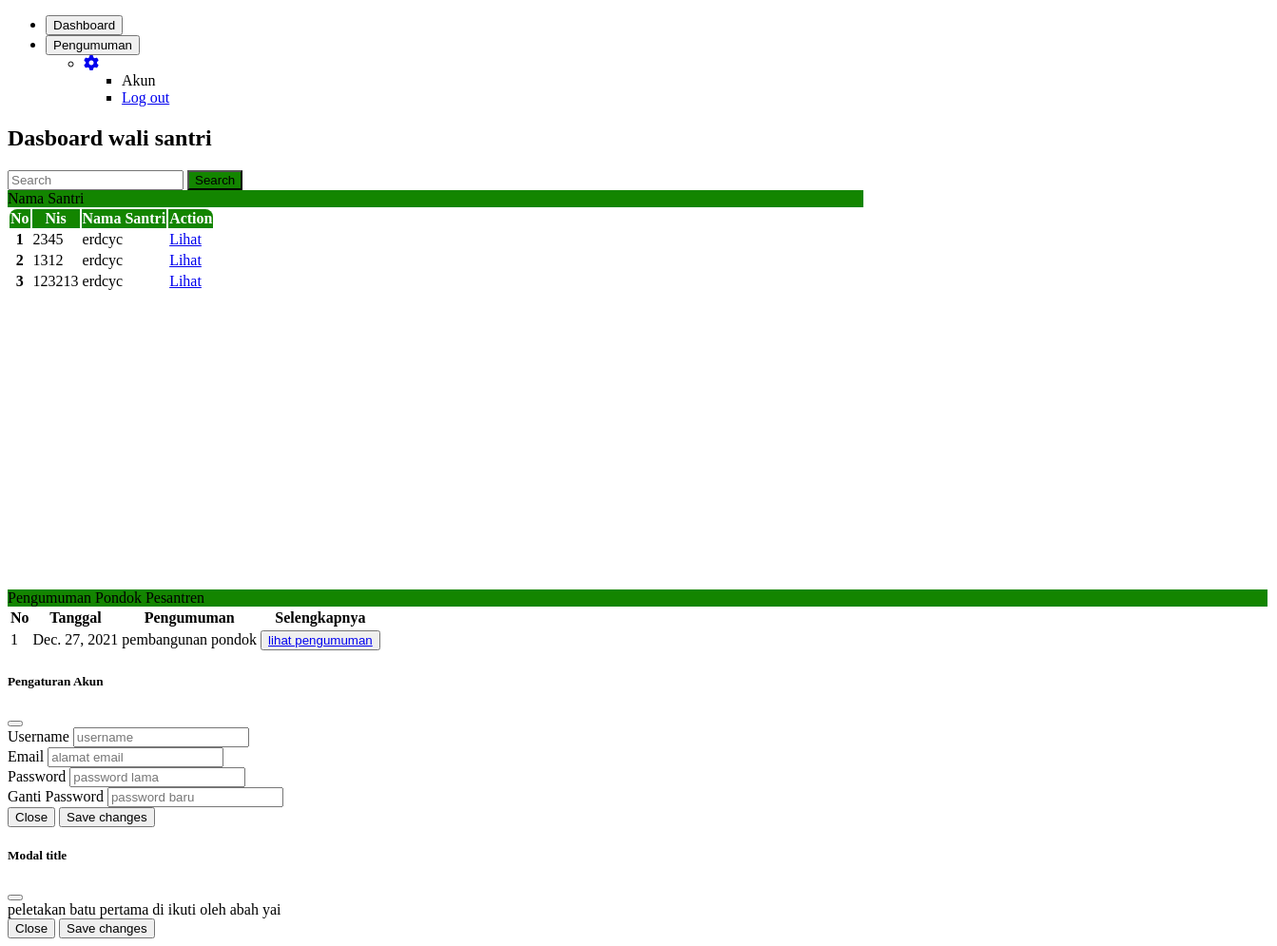
The page /ortu/ on the database as committed earlier.
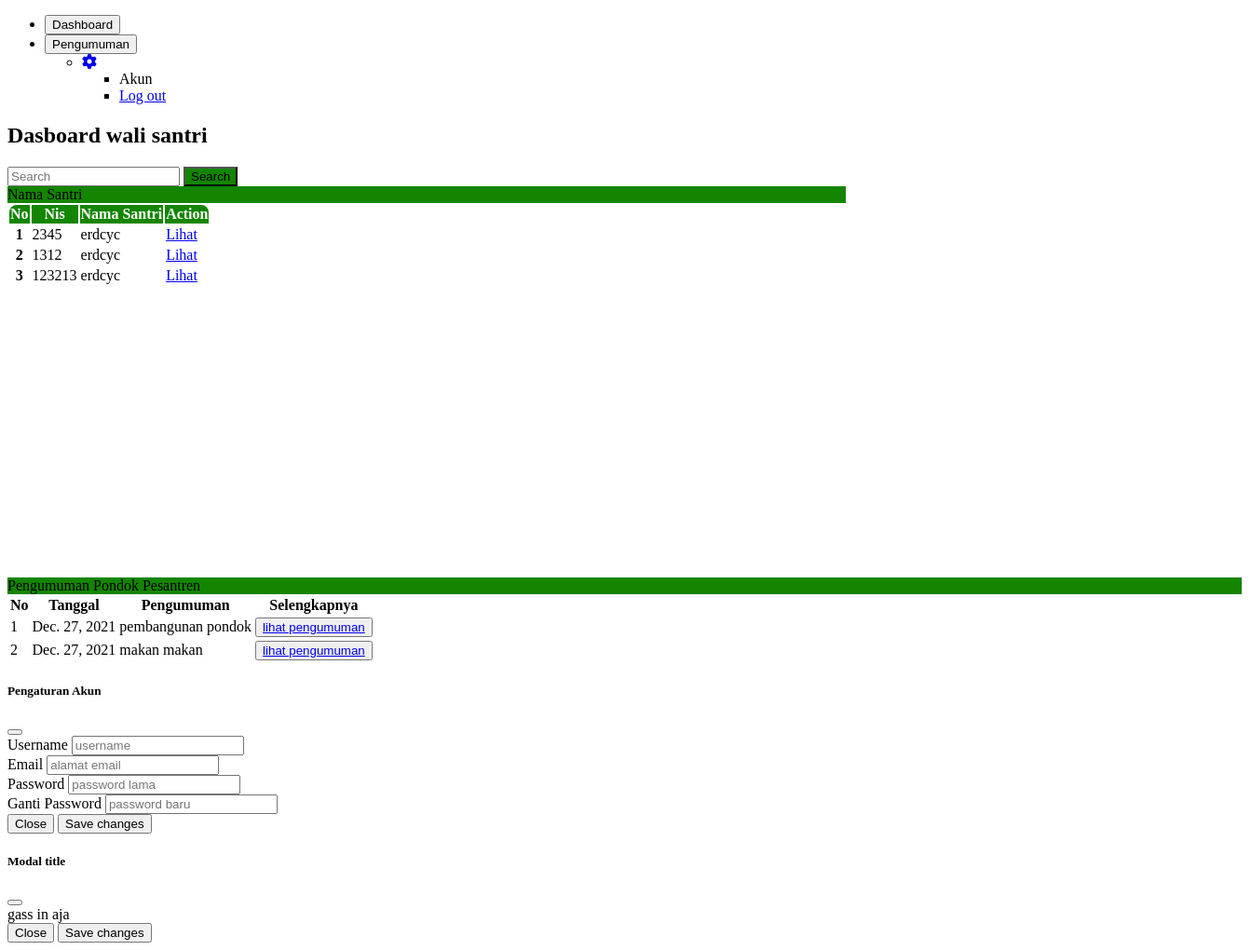
The same page on the database as committed later.
### adminpondok/models.py (models this page shows, shortened)
class Santri(models.Model):
    kelamin = [
        ('Laki-Laki', 'Laki-Laki'),
        ('Perempuan', 'Perempuan'),
    ]
    Quran = 'qr'
    Matan = 'mt'
    Nadhom = 'nd'
    kategori = [
        (Quran, 'Al-Quran'),
        (Matan, 'Matan'),
        (Nadhom, 'Nadhom'),
    ]
    nis = models.IntegerField(null=False, unique=True)
    nama_santri = models.CharField(max_length=30, null=False, blank=False)
    tempat_lahir = models.CharField(max_length=20, null=False, blank=False)
    tanggal_lahir = models.DateField()
    jk = models.CharField(max_length=9, choices=kelamin,
                          default='', null=False, blank=False)
    almt = models.TextField(default='', null=False, blank=False)
    telp = models.CharField(max_length=15, null=False, blank=False)
    email = models.CharField(default='', max_length=20,
                             null=False, blank=False)
    ktgri = models.CharField(default='', choices=kategori, max_length=30)

class Pengumuman(models.Model):
    tgl = models.DateField(auto_now=True, blank=False, null=False)
    judul = models.CharField(max_length=30, default='')
    pengumuman = models.TextField(default='')

### ortu/views.py (the view)
# urls.py: path('', views.index),
def index(req):
    pngm = models.Pengumuman.objects.all()
    santri = models.Santri.objects.all()
    return render(req, 'ortu/ortu_dashboard.html', {
        'pngm': pngm,
        'santri': santri
    })

### ortu/templates/ortu/ortu_dashboard.html (shortened to what the changed rows need)
{% extends 'base/base.html' %}
{% block content %}
<div class="tab-content" id="myTabContent">
    <div class="tab-pane fade show active" id="home" role="tabpanel" aria-labelledby="home-tab">
        <nav class="navbar navbar-light bg-white">
            <div class="container-fluid">
                <a class="navbar-brand">
                    <h2>Dasboard wali santri</h2>
                </a>
            </div>
        </nav>
        <main class="container-fluid mt-4">
            <div class="col-md-6">
                <div class="card table-responsive" style="width: 900px; height: 400px;">
                    <div class="card-body">
                        <div class="min-h-screen bg-white py-2">
                            <div class="row d-flex">
                                <table class='table table-hover overflow-auto bg-white divide-y divide-gray-300'
                                    style="border: green;">
                                    <thead class="" style="background-color: #138500; color: #FFFFFF;">
                                        <tr>
                                            <th class="font-semibold text-sm uppercase px-4 py-2 text-center"> No
                                            </th>
                                            <th class="font-semibold text-sm uppercase px-4 py-2 text-center"> Nis
                                            </th>
                                            <th class="font-semibold text-sm uppercase px-4 py-2 text-center"> Nama
                                                Santri </th>
                                            <th class="font-semibold text-sm uppercase px-4 py-2 text-center">
                                                Action
                                            </th>
                                        </tr>
                                    </thead>
                                    {% for s in santri %}
                                    <tbody class="divide-y divide-gray-200">
                                        <tr>
                                            <th scope="row" class="text-center">{{ forloop.counter }}</th>
                                            <td>{{s.nis}}</td>
                                            <td>{{s.nama_santri}}</td>
                                            <td>
                                                <a class="nav-link active" aria-current="page"
                                                    href="/ortu/hasil">Lihat</a>
                                            </td>
                                        </tr>
                                    </tbody>
                                    {% endfor %}
                                </table>
                            </div>
                        </div>
                    </div>
                </div>
            </div>
        </main>
    </div>
    <div class="tab-pane fade" id="profile" role="tabpanel" aria-labelledby="profile-tab">
        <div class="col-md-6">
            <div class="container-fluid">
                <div class="card mb-3" style="width: 1325px;">
                    <div class="card-body">
                        <div class="container-fluid">
                            <div class="min-h-screen bg-white py-2">
                                <table class=' bg-white divide-y divide-gray-300 justify-content-center'
                                    style="border: green;">
                                    <thead class="" style="background-color: #FFFFFF; color: black;">
                                        <tr>
                                            <th class="font-semibold text-sm uppercase px-4 py-2 text-center"> No
                                            </th>
                                            <th class="font-semibold text-sm uppercase px-4 py-2 text-center">
                                                Tanggal </th>
                                            <th class="font-semibold text-sm uppercase px-4 py-2 text-center">
                                                Pengumuman </th>
                                            <th class="font-semibold text-sm uppercase px-4 py-2 text-center">
                                                Selengkapnya
                                            </th>
                                        </tr>
                                    </thead>
                                    {% for p in pngm %}
                                    <tbody class="divide-y divide-gray-200">
                                        <tr>
                                            <td class="text-center">{{forloop.counter}}</td>
                                            <td>{{p.tgl}}</td>
                                            <td class="text-center">{{p.judul}}</td>
                                            <td class="text-center">
                                                <button type="button" class="btn btn-link" data-bs-toggle="modal"
                                                    data-bs-target="#pengumuman">
                                                    <a href="{{p.id}}/detail">
                                                        lihat pengumuman
                                                    </a>
                                                </button>
                                            </td>
                                        </tr>
                                    </tbody>
                                    {% endfor %}
                                </table>
                            </div>
                        </div>
                    </div>
                </div>
            </div>
        </div>
    </div>
</div>
<div class="modal fade" id="pengumuman" tabindex="-1" aria-labelledby="pengumumanLabel" aria-hidden="true">
    <div class="modal-dialog">
        <div class="modal-content">
            <div class="modal-header">
                <h5 class="modal-title" id="pengumumanLabel">Modal title</h5>
                <button type="button" class="btn-close" data-bs-dismiss="modal" aria-label="Close"></button>
            </div>
            <div class="modal-body">
                {{pngm.last.pengumuman}}
            </div>
            <div class="modal-footer">
                <button type="button" class="btn btn-secondary" data-bs-dismiss="modal">Close</button>
                <button type="button" class="btn btn-primary">Save changes</button>
            </div>
        </div>
    </div>
</div>
{%endblock%}

Rows that differ between the two databases and show on the page:
added Pengumuman: tgl "Dec. 27, 2021", judul "makan makan", last.pengumuman "gass in aja"
Other text that changed with them:
{{ pngm.last.pengumuman }}: "peletakan batu pertama di ikuti oleh abah yai" → "gass in aja"
